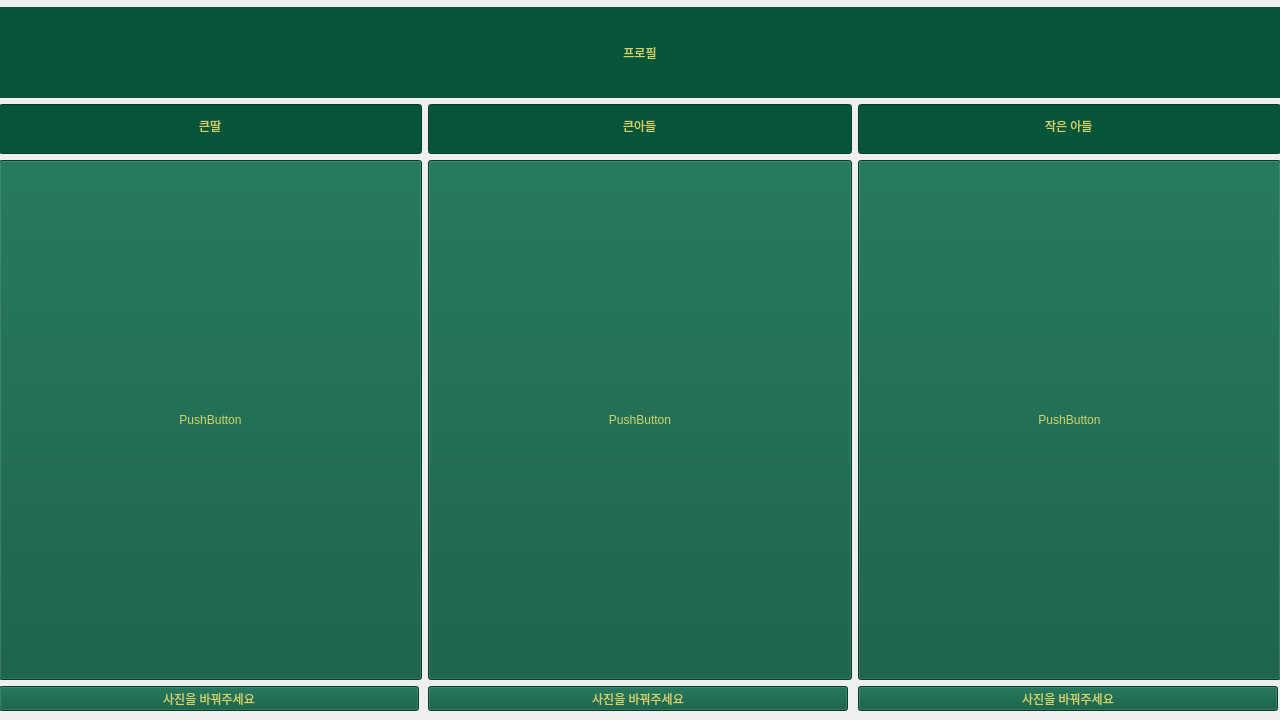
<?xml version="1.0" encoding="UTF-8"?>
<ui version="4.0">
 <class>Form</class>
 <widget class="QWidget" name="Form">
  <property name="geometry">
   <rect>
    <x>0</x>
    <y>0</y>
    <width>1280</width>
    <height>720</height>
   </rect>
  </property>
  <property name="minimumSize">
   <size>
    <width>1280</width>
    <height>720</height>
   </size>
  </property>
  <property name="windowTitle">
   <string>Form</string>
  </property>
  <widget class="QWidget" name="layoutWidget">
   <property name="geometry">
    <rect>
     <x>-1</x>
     <y>7</y>
     <width>1282</width>
     <height>704</height>
    </rect>
   </property>
   <layout class="QGridLayout" name="gridLayout">
    <item row="0" column="0" colspan="3">
     <widget class="QLabel" name="label">
      <property name="minimumSize">
       <size>
        <width>1280</width>
        <height>90</height>
       </size>
      </property>
      <property name="styleSheet">
       <string notr="true">background-color: rgb(7, 85, 59);
color: rgb(206, 212, 106);</string>
      </property>
      <property name="text">
       <string>프로필</string>
      </property>
      <property name="alignment">
       <set>Qt::AlignCenter</set>
      </property>
     </widget>
    </item>
    <item row="1" column="0">
     <widget class="QLineEdit" name="lineEdit">
      <property name="minimumSize">
       <size>
        <width>420</width>
        <height>50</height>
       </size>
      </property>
      <property name="styleSheet">
       <string notr="true">background-color: rgb(7, 85, 59);
color: rgb(206, 212, 106);
</string>
      </property>
      <property name="text">
       <string>큰딸</string>
      </property>
      <property name="alignment">
       <set>Qt::AlignCenter</set>
      </property>
     </widget>
    </item>
    <item row="1" column="1">
     <widget class="QLineEdit" name="lineEdit_3">
      <property name="minimumSize">
       <size>
        <width>420</width>
        <height>50</height>
       </size>
      </property>
      <property name="styleSheet">
       <string notr="true">background-color: rgb(7, 85, 59);
color: rgb(206, 212, 106);</string>
      </property>
      <property name="text">
       <string>큰아들</string>
      </property>
      <property name="alignment">
       <set>Qt::AlignCenter</set>
      </property>
     </widget>
    </item>
    <item row="1" column="2">
     <widget class="QLineEdit" name="lineEdit_2">
      <property name="minimumSize">
       <size>
        <width>420</width>
        <height>50</height>
       </size>
      </property>
      <property name="styleSheet">
       <string notr="true">background-color: rgb(7, 85, 59);
color: rgb(206, 212, 106);</string>
      </property>
      <property name="text">
       <string>작은 아들</string>
      </property>
      <property name="alignment">
       <set>Qt::AlignCenter</set>
      </property>
     </widget>
    </item>
    <item row="2" column="0">
     <widget class="QPushButton" name="pushButton">
      <property name="minimumSize">
       <size>
        <width>420</width>
        <height>520</height>
       </size>
      </property>
      <property name="styleSheet">
       <string notr="true">background-color: rgb(7, 85, 59);
color: rgb(206, 212, 106);</string>
      </property>
      <property name="text">
       <string>PushButton</string>
      </property>
     </widget>
    </item>
    <item row="2" column="1">
     <widget class="QPushButton" name="pushButton_3">
      <property name="minimumSize">
       <size>
        <width>420</width>
        <height>520</height>
       </size>
      </property>
      <property name="styleSheet">
       <string notr="true">background-color: rgb(7, 85, 59);
color: rgb(206, 212, 106);</string>
      </property>
      <property name="text">
       <string>PushButton</string>
      </property>
     </widget>
    </item>
    <item row="2" column="2">
     <widget class="QPushButton" name="pushButton_2">
      <property name="minimumSize">
       <size>
        <width>420</width>
        <height>520</height>
       </size>
      </property>
      <property name="styleSheet">
       <string notr="true">background-color: rgb(7, 85, 59);
color: rgb(206, 212, 106);</string>
      </property>
      <property name="text">
       <string>PushButton</string>
      </property>
     </widget>
    </item>
    <item row="3" column="0">
     <widget class="QToolButton" name="pic_ch1">
      <property name="minimumSize">
       <size>
        <width>420</width>
        <height>0</height>
       </size>
      </property>
      <property name="styleSheet">
       <string notr="true">background-color: rgb(7, 85, 59);
color: rgb(206, 212, 106);</string>
      </property>
      <property name="text">
       <string>사진을 바꿔주세요</string>
      </property>
     </widget>
    </item>
    <item row="3" column="1">
     <widget class="QToolButton" name="pic_ch2">
      <property name="minimumSize">
       <size>
        <width>420</width>
        <height>0</height>
       </size>
      </property>
      <property name="styleSheet">
       <string notr="true">background-color: rgb(7, 85, 59);
color: rgb(206, 212, 106);</string>
      </property>
      <property name="text">
       <string>사진을 바꿔주세요</string>
      </property>
     </widget>
    </item>
    <item row="3" column="2">
     <widget class="QToolButton" name="pic_ch3">
      <property name="minimumSize">
       <size>
        <width>420</width>
        <height>0</height>
       </size>
      </property>
      <property name="styleSheet">
       <string notr="true">background-color: rgb(7, 85, 59);
color: rgb(206, 212, 106);</string>
      </property>
      <property name="text">
       <string>사진을 바꿔주세요</string>
      </property>
     </widget>
    </item>
   </layout>
  </widget>
 </widget>
 <resources/>
 <connections/>
</ui>
